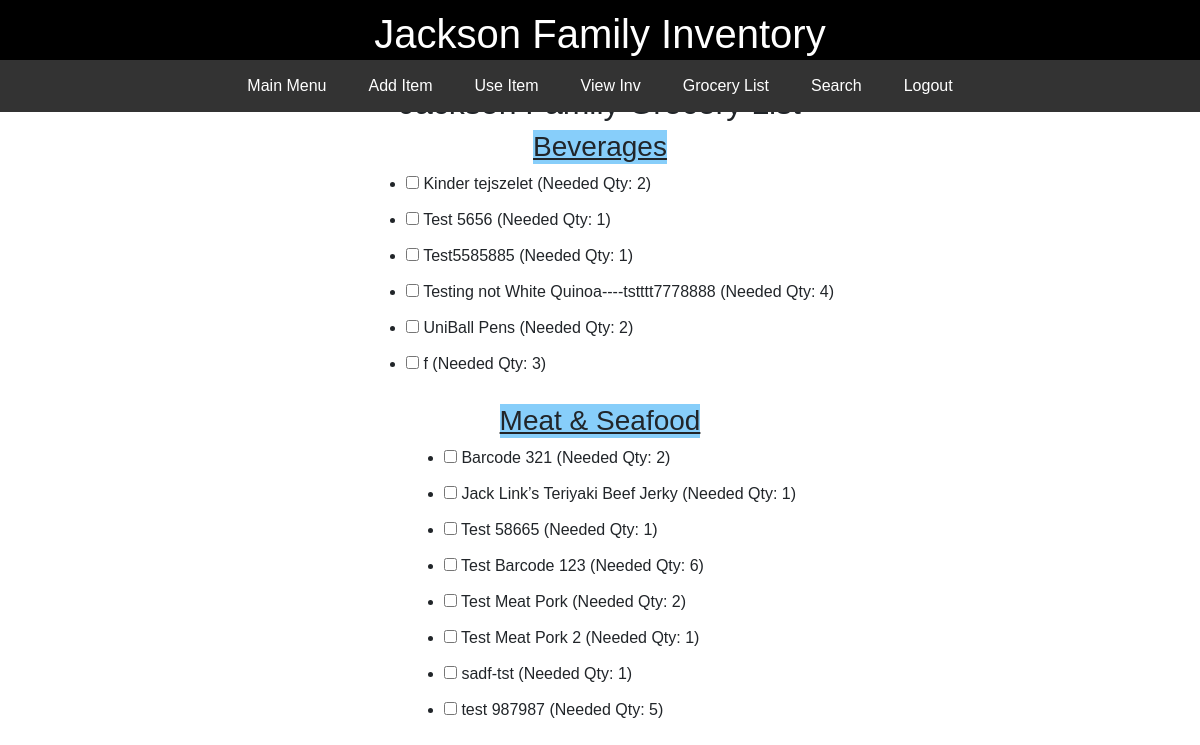
Before: /grocery_list (signed in) with the older database file.
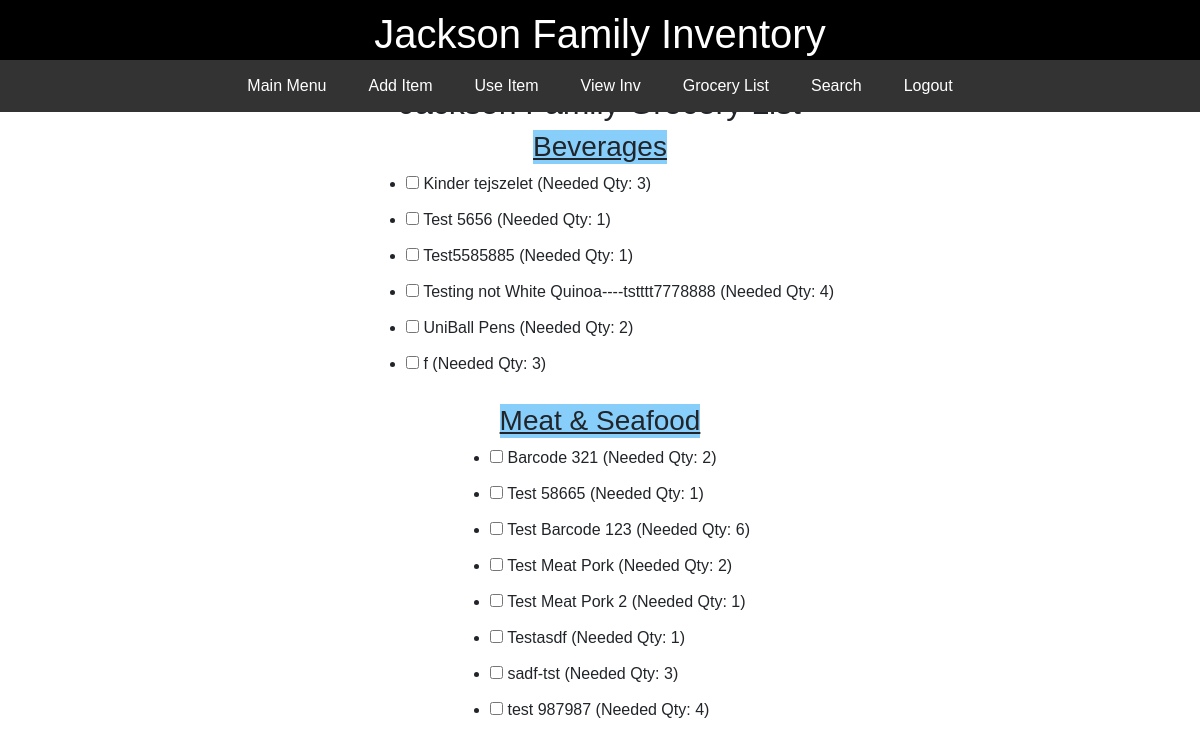
After: the same page with the newer database file.
### JacksonInventory/models.py (models this page shows)
class Item(db.Model):
    id = db.Column(db.Integer(), primary_key=True)
    barcode = db.Column(db.String(length=40), nullable=False, unique=True)
    productname = db.Column(db.String(length=150), nullable=False, unique=True)
    qty = db.Column(db.Integer())
    minqty = db.Column(db.Integer())
    productimage = db.Column(db.String(200))
    category_id = db.Column(db.Integer, db.ForeignKey('category.id'), nullable=False)
    subcategory_id = db.Column(db.Integer, db.ForeignKey('subcategory.id'), nullable=False)

class Category(db.Model):
    id = db.Column(db.Integer, primary_key=True)
    category = db.Column(db.String(75), unique=True)
    items = db.relationship('Item', backref='category', lazy=True)

### JacksonInventory/routes.py (the view)
@app.route('/grocery_list', methods=['GET'])
@login_required
def grocery_list():
    query = text('''
    SELECT c.category, i.productname, i.qty, i.minqty
    FROM item i
    JOIN category c ON i.category_id = c.id
    ORDER BY c.category, i.productname
    ''')
    result = db.session.execute(query)
    groceries = result.fetchall()
    grouped_groceries = {}
    for grocery in groceries:
        category = grocery.category
        productname = grocery.productname
        qty = grocery.qty
        minqty = grocery.minqty
        needed_qty = max(0, minqty - qty)  # Calculate needed qty
        if needed_qty > 0:
            if category in grouped_groceries:
                grouped_groceries[category].append({
                    'productname': productname,
                    'qty': qty,
                    'minqty': minqty,
                    'needed_qty': needed_qty
                })
            else:
                grouped_groceries[category] = [{
                    'productname': productname,
                    'qty': qty,
                    'minqty': minqty,
                    'needed_qty': needed_qty
                }]
    return render_template('grocery_list.html', grouped_groceries=grouped_groceries)

### JacksonInventory/forms.py
class SearchForm(FlaskForm):
    searched = StringField("Searched", validators=[DataRequired()])
    submit = SubmitField("Submit")

### JacksonInventory/models.py (called while the page is built)
@login_manager.user_loader
def load_user(user_id):
    return User.query.get(int(user_id))

### JacksonInventory/routes.py (called while the page is built)
@app.context_processor
def base():
    form = SearchForm()
    return dict(form=form)

### JacksonInventory/templates/grocery_list.html (shortened to what this page needs)
{% extends 'base.html' %}
{% block content %}
<br/>
    <div style="text-align: center;">
        <h2>Jackson Family Grocery List</h2>
    </div>
    {% for category, products in grouped_groceries.items() %}
    <h3 style="text-decoration: underline; background-color: lightskyblue">{{ category }}</h3>
        <ul class="item-list indented" >
        {% for product in products %}
            <li class="card-title"><input type="checkbox"> {{ product.productname }} (Needed Qty: {{ product.needed_qty }})</li>
        {% endfor %}
        </ul>
    {% endfor %}
{% endblock %}

### JacksonInventory/templates/base.html (shortened to what this page needs)
<!DOCTYPE html>
<html lang="en">
<head>
    <link rel="stylesheet" href="https://stackpath.bootstrapcdn.com/bootstrap/4.5.2/css/bootstrap.min.css">
    <link rel="stylesheet" href="https://cdnjs.cloudflare.com/ajax/libs/font-awesome/5.15.3/css/all.min.css">
</head>
<body>
    <header>
        <h1>Jackson Family Inventory</h1>
    </header>
    <nav>
        <div class="menu-container">
            {% if current_user.is_authenticated %}
                <a class="menu-item" href="{{ url_for('mainmenu_page') }}">Main Menu</a>
                <a class="menu-item" href="{{ url_for('add_item') }}">Add Item</a>
                <a class="menu-item" href="{{ url_for('use_item') }}">Use Item</a>
                <a class="menu-item" href="{{ url_for('items_page') }}">View Inv</a>
                <a class="menu-item" href="{{ url_for('grocery_list') }}">Grocery List</a>
                <a class="menu-item" href="{{ url_for('search_start') }}">Search</a>
                <a class="menu-item" href="{{ url_for('logout_page') }}">Logout</a>
            {% else %}
                <a class="menu-item" href="{{ url_for('login_page') }}">Log In</a>
                <a class="menu-item" href="{{ url_for('register_page') }}">Register</a>
            {% endif %}
        </div>
    </nav>
    <div class="main-content">
        {% block content %}{% endblock %}
    </div>
</body>
</html>

### JacksonInventory/templates/base.html (style rules this page uses)
body { margin: 0; font-family: Arial, sans-serif; }
header { background-color: black; color: white; text-align: center; padding: 10px 0; font-size: 24px; width: 100%; z-index: 2; position: fixed; top: 0; left: 0; }
nav { background-color: #333; width: 100%; z-index: 2; position: fixed; top: 60px; left: 0; }
.menu-container { display: flex; justify-content: center; flex-wrap: wrap; }
.menu-item { margin: 0 5px; padding: 14px 16px; color: white; text-decoration: none; text-align: center; }
.main-content { padding-top: 60px; display: flex; justify-content: center; align-items: center; flex-direction: column; }

Changed rows visible on the page:
no longer on this page (row edited): Item: productname "Jack Link’s Teriyaki Beef Jerky", needed_qty "1", shown under "Meat & Seafood"
changed Item "Kinder tejszelet": needed_qty "2" → "3"
added Item: productname "Testasdf", needed_qty "1", shown under "Meat & Seafood"
changed Item "sadf-tst": needed_qty "1" → "3"
changed Item "test 987987": needed_qty "5" → "4"
